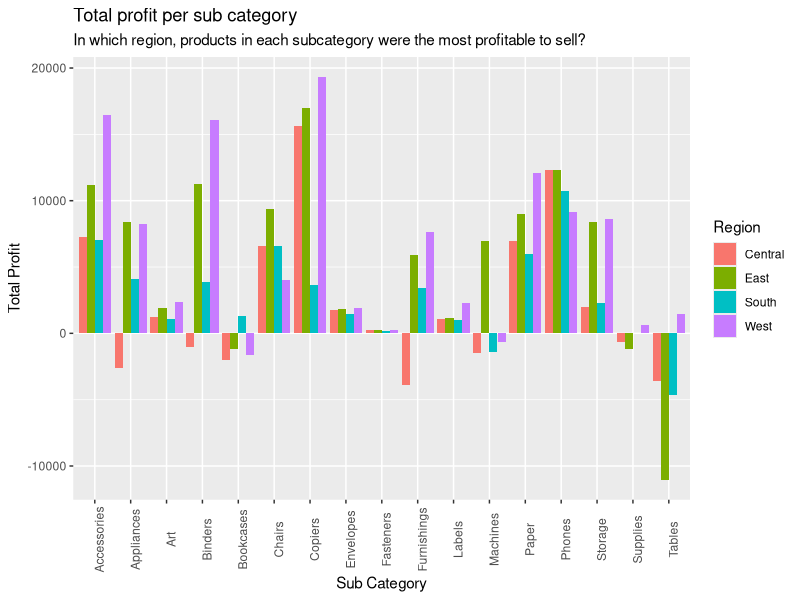
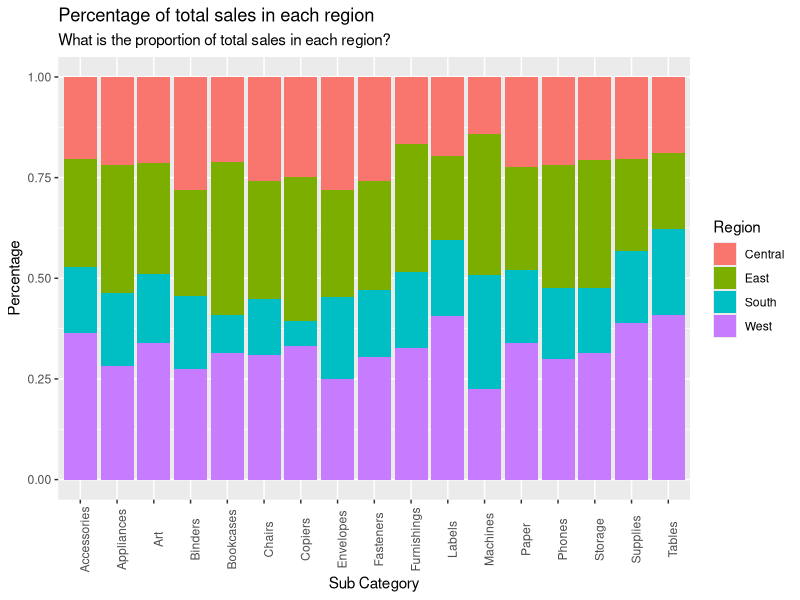
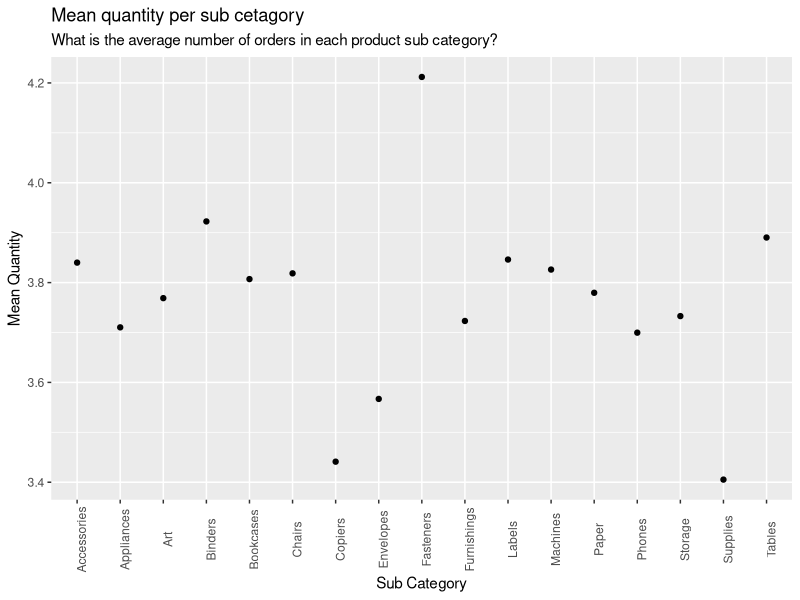

These figures' R source, in order:
library(tidyverse)
library(readr)

# Load superstore data set
superstore <- read_delim("superstore.csv", 
                         "|", escape_double = FALSE, trim_ws = TRUE)
summary(superstore)

# In which region, products in each subcategory were the most profitable to sell?
question1 <- superstore %>% 
  group_by(`Sub-Category`, `Region`) %>% 
  summarise(total_profit = sum(Profit)) %>% 
  arrange(desc(total_profit)) %>%
  ggplot() +
  geom_col(mapping = aes(x = `Sub-Category`, y = total_profit, fill = `Region`), position = 'dodge') +
  theme(axis.text.x = element_text(angle = 90)) +
  ggtitle("Total profit per sub category", 
          subtitle = "In which region, products in each subcategory were the most profitable to sell?") + 
  xlab("Sub Category") + ylab("Total Profit")
question1

# What is the proportion of total sales in each region?
question2 <- superstore %>% 
  group_by(`Sub-Category` ,`Region`) %>% 
  summarise(total_Sales = sum(Sales)) %>% 
  arrange(desc(total_Sales)) %>%
  ggplot() +
  geom_col(mapping = aes(x = `Sub-Category`, y = total_Sales, fill = `Region`), position = 'fill') +
  theme(axis.text.x = element_text(angle = 90)) +
  ggtitle("Percentage of total sales in each region", 
          subtitle = "What is the proportion of total sales in each region?") + 
  xlab("Sub Category") + ylab("Percentage")
question2

# What is the average number of orders in each product sub category?
question3 <- superstore %>% 
  group_by(`Sub-Category`) %>% 
  summarise(mean_quantity = mean(`Quantity`)) %>%
  ggplot() + 
  geom_point(aes(x = `Sub-Category`, y = mean_quantity)) +
  theme(axis.text.x = element_text(angle = 90)) +
  ggtitle("Mean quantity per sub cetagory", 
          subtitle = "What is the average number of orders in each product sub category?") + 
  xlab("Sub Category") + ylab("Mean Quantity")
question3



  





